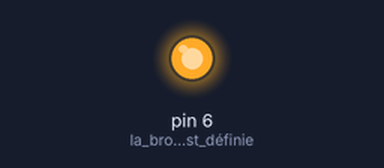
Simulated run of this sketch. Board: Arduino Uno, built with avr-gcc and run on an emulated ATmega328P. Parts: output pins drawn as LEDs (lit = HIGH).

Above: at 0.5 s.
At 18.0 s:
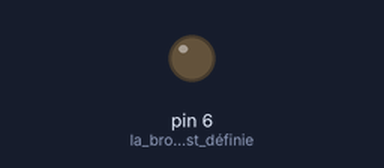
Timing chart, 0 to 20.8 s (numbered marks = the images above):
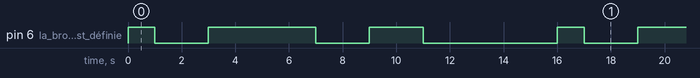

The sketch:

arduino_beggin.ino
```cpp
/* début du programme
Nom : Cligno_LED13
Fonctionnement : Commande sans arrêt le clignotement
 d'une LED.
Les temps ON (active ou allumée) et OFF (inactive ou éteinte)
sont identiques : 0.1s. La LED celle connectée sur la broche 13.
*/

void setup()
{
    pinMode(6, OUTPUT);     // la broche 13 est définie en sortie.
}

void loop()
{
    digitalWrite(6, HIGH);     // allume la LED
    delay(1000);     // attend, en ms, le temps indiqué entre parenthèse
   digitalWrite(6, LOW);     // éteint la LED
   delay(2000);     // attend, en ms, le temps indiqué entre parenthèse
   digitalWrite(6, HIGH);     // allume la LED
    delay(4000);     // attend, en ms, le temps indiqué entre parenthèse
    digitalWrite(6, LOW);     // éteint la LED
   delay(2000);     // attend, en ms, le temps indiqué entre parenthèse
   digitalWrite(6, HIGH);     // allume la LED
    delay(2000);     // attend, en ms, le temps indiqué entre parenthèse
   digitalWrite(6, LOW);     // éteint la LED
   delay(5000);
}
    //fin du programme//
```

Measured:
- by itself, pin 6 (la_broche_13_est_définie): repeats every 16.0 s: LOW 2.0 s, HIGH 4.0 s, LOW 2.0 s, HIGH 2.0 s, LOW 5.0 s, HIGH 1.0 s
- by itself, everything shown: repeats every 16.0 s, in 6 steps
